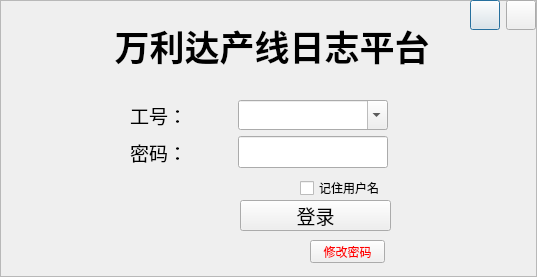
<?xml version="1.0" encoding="UTF-8"?>
<ui version="4.0">
 <class>LoginDialog</class>
 <widget class="QDialog" name="LoginDialog">
  <property name="geometry">
   <rect>
    <x>0</x>
    <y>0</y>
    <width>537</width>
    <height>277</height>
   </rect>
  </property>
  <property name="windowTitle">
   <string>Dialog</string>
  </property>
  <layout class="QGridLayout" name="gridLayout">
   <property name="leftMargin">
    <number>0</number>
   </property>
   <property name="topMargin">
    <number>0</number>
   </property>
   <property name="rightMargin">
    <number>0</number>
   </property>
   <property name="bottomMargin">
    <number>0</number>
   </property>
   <property name="spacing">
    <number>0</number>
   </property>
   <item row="0" column="0">
    <widget class="QFrame" name="frame">
     <property name="styleSheet">
      <string notr="true">border-image: url(:/new/prefix1/image/timg2.jpg);
</string>
     </property>
     <property name="frameShape">
      <enum>QFrame::StyledPanel</enum>
     </property>
     <property name="frameShadow">
      <enum>QFrame::Raised</enum>
     </property>
     <widget class="QLabel" name="label">
      <property name="geometry">
       <rect>
        <x>50</x>
        <y>20</y>
        <width>444</width>
        <height>51</height>
       </rect>
      </property>
      <property name="font">
       <font>
        <family>微软雅黑</family>
        <pointsize>26</pointsize>
        <weight>75</weight>
        <bold>true</bold>
       </font>
      </property>
      <property name="text">
       <string>万利达产线日志平台</string>
      </property>
      <property name="alignment">
       <set>Qt::AlignCenter</set>
      </property>
     </widget>
     <widget class="QWidget" name="layoutWidget">
      <property name="geometry">
       <rect>
        <x>470</x>
        <y>0</y>
        <width>68</width>
        <height>30</height>
       </rect>
      </property>
      <layout class="QHBoxLayout" name="horizontalLayout">
       <item>
        <widget class="QPushButton" name="minBtn">
         <property name="maximumSize">
          <size>
           <width>30</width>
           <height>30</height>
          </size>
         </property>
         <property name="styleSheet">
          <string notr="true">background-color: rgb();</string>
         </property>
         <property name="text">
          <string/>
         </property>
         <property name="flat">
          <bool>false</bool>
         </property>
        </widget>
       </item>
       <item>
        <widget class="QPushButton" name="quitBtn">
         <property name="maximumSize">
          <size>
           <width>30</width>
           <height>30</height>
          </size>
         </property>
         <property name="font">
          <font>
           <family>AcadEref</family>
           <pointsize>14</pointsize>
           <weight>75</weight>
           <bold>true</bold>
          </font>
         </property>
         <property name="styleSheet">
          <string notr="true">background-color: rgb();</string>
         </property>
         <property name="text">
          <string/>
         </property>
         <property name="autoDefault">
          <bool>false</bool>
         </property>
         <property name="flat">
          <bool>false</bool>
         </property>
        </widget>
       </item>
      </layout>
     </widget>
     <widget class="QPushButton" name="loginBtn">
      <property name="geometry">
       <rect>
        <x>240</x>
        <y>200</y>
        <width>151</width>
        <height>31</height>
       </rect>
      </property>
      <property name="sizePolicy">
       <sizepolicy hsizetype="Fixed" vsizetype="Fixed">
        <horstretch>0</horstretch>
        <verstretch>0</verstretch>
       </sizepolicy>
      </property>
      <property name="minimumSize">
       <size>
        <width>95</width>
        <height>0</height>
       </size>
      </property>
      <property name="font">
       <font>
        <family>微软雅黑</family>
        <pointsize>14</pointsize>
        <weight>50</weight>
        <bold>false</bold>
       </font>
      </property>
      <property name="text">
       <string>登录</string>
      </property>
      <property name="autoDefault">
       <bool>true</bool>
      </property>
      <property name="flat">
       <bool>false</bool>
      </property>
     </widget>
     <widget class="QCheckBox" name="checkBox">
      <property name="geometry">
       <rect>
        <x>300</x>
        <y>180</y>
        <width>79</width>
        <height>16</height>
       </rect>
      </property>
      <property name="font">
       <font>
        <family>微软雅黑</family>
       </font>
      </property>
      <property name="text">
       <string>记住用户名</string>
      </property>
     </widget>
     <widget class="QPushButton" name="changeinfor_Btn">
      <property name="geometry">
       <rect>
        <x>310</x>
        <y>240</y>
        <width>75</width>
        <height>23</height>
       </rect>
      </property>
      <property name="font">
       <font>
        <family>微软雅黑</family>
        <weight>50</weight>
        <bold>false</bold>
       </font>
      </property>
      <property name="styleSheet">
       <string notr="true">color: rgb(255, 0, 0);
background-color: rgb(240, 240, 240);</string>
      </property>
      <property name="text">
       <string>修改密码</string>
      </property>
      <property name="autoDefault">
       <bool>false</bool>
      </property>
      <property name="default">
       <bool>false</bool>
      </property>
      <property name="flat">
       <bool>false</bool>
      </property>
     </widget>
     <widget class="QWidget" name="layoutWidget_2">
      <property name="geometry">
       <rect>
        <x>130</x>
        <y>100</y>
        <width>258</width>
        <height>68</height>
       </rect>
      </property>
      <layout class="QGridLayout" name="gridLayout_2">
       <item row="0" column="0">
        <widget class="QLabel" name="label_3">
         <property name="font">
          <font>
           <family>微软雅黑</family>
           <pointsize>14</pointsize>
           <weight>50</weight>
           <bold>false</bold>
          </font>
         </property>
         <property name="text">
          <string>工号：</string>
         </property>
        </widget>
       </item>
       <item row="0" column="1">
        <widget class="QComboBox" name="user_LE">
         <property name="sizePolicy">
          <sizepolicy hsizetype="Fixed" vsizetype="Fixed">
           <horstretch>0</horstretch>
           <verstretch>0</verstretch>
          </sizepolicy>
         </property>
         <property name="minimumSize">
          <size>
           <width>0</width>
           <height>30</height>
          </size>
         </property>
         <property name="maximumSize">
          <size>
           <width>150</width>
           <height>16777215</height>
          </size>
         </property>
         <property name="editable">
          <bool>true</bool>
         </property>
        </widget>
       </item>
       <item row="1" column="0">
        <widget class="QLabel" name="label_2">
         <property name="font">
          <font>
           <family>微软雅黑</family>
           <pointsize>14</pointsize>
           <weight>50</weight>
           <bold>false</bold>
          </font>
         </property>
         <property name="text">
          <string>密码：</string>
         </property>
        </widget>
       </item>
       <item row="1" column="1">
        <widget class="QLineEdit" name="passwd_LE">
         <property name="sizePolicy">
          <sizepolicy hsizetype="Fixed" vsizetype="Fixed">
           <horstretch>0</horstretch>
           <verstretch>0</verstretch>
          </sizepolicy>
         </property>
         <property name="minimumSize">
          <size>
           <width>0</width>
           <height>30</height>
          </size>
         </property>
         <property name="maximumSize">
          <size>
           <width>150</width>
           <height>16777215</height>
          </size>
         </property>
         <property name="font">
          <font>
           <family>AcadEref</family>
           <pointsize>14</pointsize>
          </font>
         </property>
         <property name="echoMode">
          <enum>QLineEdit::Password</enum>
         </property>
         <property name="dragEnabled">
          <bool>false</bool>
         </property>
        </widget>
       </item>
      </layout>
     </widget>
    </widget>
   </item>
  </layout>
 </widget>
 <tabstops>
  <tabstop>passwd_LE</tabstop>
  <tabstop>checkBox</tabstop>
  <tabstop>loginBtn</tabstop>
  <tabstop>changeinfor_Btn</tabstop>
  <tabstop>quitBtn</tabstop>
  <tabstop>minBtn</tabstop>
  <tabstop>user_LE</tabstop>
 </tabstops>
 <resources/>
 <connections/>
</ui>
